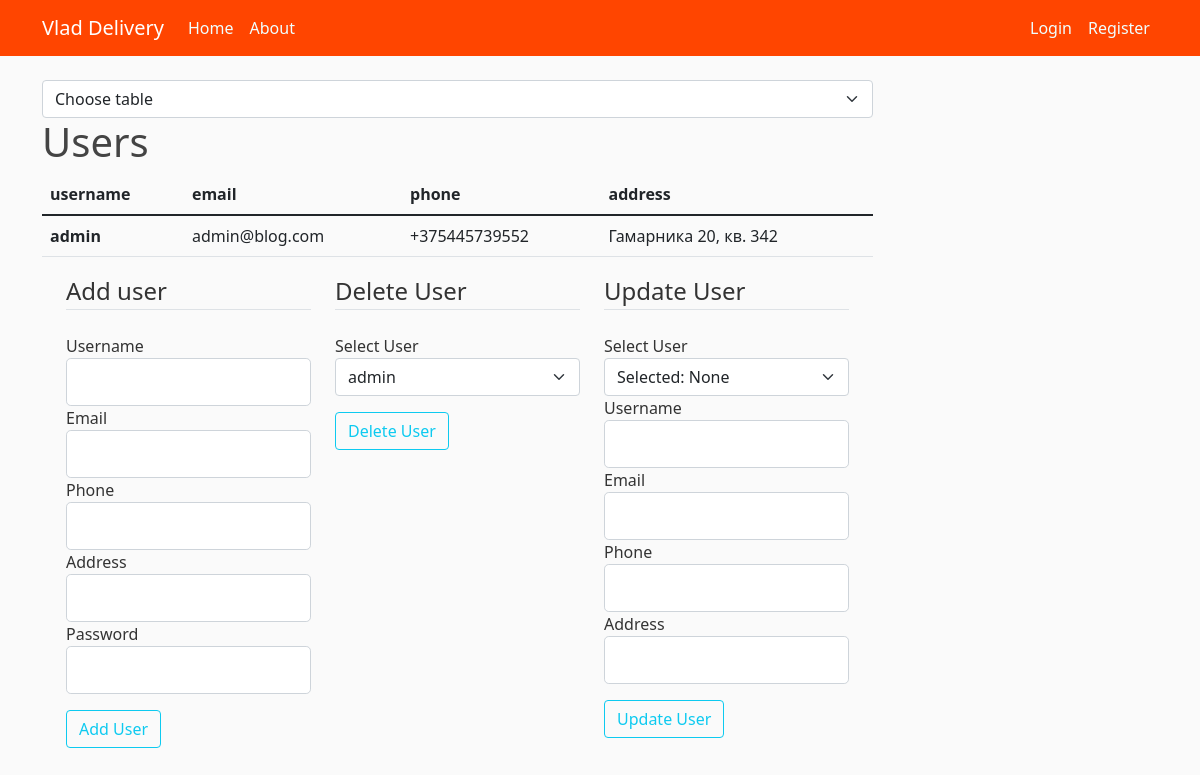
Page /admin_tables/users/ on the committed database.
### bd_project/models.py (models this page shows, shortened)
class BaseModel(Model):
    id = PrimaryKeyField(unique=True)
    class Meta:
        database = db
        order_by = 'id'

class User(BaseModel, UserMixin):
    username = CharField(max_length=20, unique=True, null=False)
    email = CharField(max_length=20, unique=True, null=False)
    phone = CharField(max_length=15, unique=True, null=False)
    address = CharField(max_length=20, null=False)
    password = CharField(max_length=60, null=False)
    class Meta:
        db_table = 'Users'

### bd_project/admin_users_table/routes.py (the view)
@admin_users_table.route('/admin_tables/users/', methods=['GET'])
def users_table():
    selected_username = 'None'
    users, add_form, delete_form, update_form = init_users_forms_and_users()
    delete_form.select_del_user.choices = [(g.id, g.username) for g in users]
    return render_template('admin_pages/table_users.html', title='users', users=users, add_form=add_form,
                           delete_form=delete_form, update_form=update_form, selected_username=selected_username)

### bd_project/admin_users_table/forms.py (shortened to what this page needs)
class AddUserForm(FlaskForm):
    username_add_form = StringField('Username',
                                    validators=[DataRequired(), Length(min=2, max=20)])
    email = StringField('Email',
                        validators=[DataRequired(), Email()])
    phone = StringField('Phone',
                        validators=[DataRequired()])
    address = StringField('Address',
                          validators=[DataRequired()])
    password = PasswordField('Password', validators=[DataRequired()])
    add_submit = SubmitField('Add User')

class DeleteUserForm(FlaskForm):
    select_del_user = SelectField('Select User', coerce=int)
    del_submit = SubmitField('Delete User')

### bd_project/admin_users_table/utils.py (called while the page is built)
def init_users_forms_and_users():
    users = User.select()
    add_form = AddUserForm()
    delete_form = DeleteUserForm()
    update_form = UpdateUserForm()
    return users, add_form, delete_form, update_form

### bd_project/templates/admin_pages/table_users.html (shortened to what this page needs)
{% extends "admin_pages/admin.html" %}
{% block table %}
<body>
<h1>Users</h1>
<table class="table table">
    <thead>
    <tr>
        <th scope="col">username</th>
        <th scope="col">email</th>
        <th scope="col">phone</th>
        <th scope="col">address</th>
    </tr>
    </thead>
    <tbody>
    {% for user in users %}
    <tr>
        <th scope="row">{{ user.username }}</th>
        <td>{{ user.email }}</td>
        <td>{{ user.phone }}</td>
        <td>{{ user.address }}</td>
    </tr>
    {% endfor %}
    </tbody>
</table>
<div class="container">
    <div class="row">
        <div class="col">
            <form method="post" action="{{ url_for('admin_users_table.user_creation') }}">
                <fieldset class="form-group">
                    <legend class="border-bottom mb-4">Add user</legend>
                    <div class="form-group">
                        {{ add_form.username_add_form.label(class="form-control-label") }}
                        {% if add_form.username_add_form.errors %}
                        {{ add_form.username_add_form(class="form-control form-control-lg is-invalid") }}
                        <div class="invalid-feedback">
                            {% for error in add_form.username_add_form.errors %}
                            <span>{{ error }}</span>
                            {% endfor %}
                        </div>
                        {% else %}
                        {{ add_form.username_add_form(class="form-control form-control-lg") }}
                        {% endif %}
                    </div>
                    <div class="form-group">
                        {{ add_form.email.label(class="form-control-label") }}
                        {% if add_form.email.errors %}
                        {{ add_form.email(class="form-control form-control-lg is-invalid") }}
                        <div class="invalid-feedback">
                            {% for error in add_form.email.errors %}
                            <span>{{ error }}</span>
                            {% endfor %}
                        </div>
                        {% else %}
                        {{ add_form.email(class="form-control form-control-lg") }}
                        {% endif %}
                    </div>
                    <div class="form-group">
                        {{ add_form.phone.label(class="form-control-label") }}
                        {% if add_form.phone.errors %}
                        {{ add_form.phone(class="form-control form-control-lg is-invalid") }}
                        <div class="invalid-feedback">
                            {% for error in add_form.phone.errors %}
                            <span>{{ error }}</span>
                            {% endfor %}
                        </div>
                        {% else %}
                        {{ add_form.phone(class="form-control form-control-lg") }}
                        {% endif %}
                    </div>
                    <div class="form-group">
                        {{ add_form.address.label(class="form-control-label") }}
                        {% if add_form.address.errors %}
                        {{ add_form.address(class="form-control form-control-lg is-invalid") }}
                        <div class="invalid-feedback">
                            {% for error in add_form.address.errors %}
                            <span>{{ error }}</span>
                            {% endfor %}
                        </div>
                        {% else %}
                        {{ add_form.address(class="form-control form-control-lg") }}
                        {% endif %}
                    </div>
                    <div class="form-group">
                        {{ add_form.password.label(class="form-control-label") }}
                        {% if add_form.password.errors %}
                        {{ add_form.password(class="form-control form-control-lg is-invalid") }}
                        <div class="invalid-feedback">
                            {% for error in add_form.password.errors %}
                            <span>{{ error }}</span>
                            {% endfor %}
                        </div>
                        {% else %}
                        {{ add_form.password(class="form-control form-control-lg") }}
                        {% endif %}
                    </div>
                    <div class="form-group pt-3">
                        {{ add_form.add_submit(class="btn btn-outline-info") }}
                    </div>
                </fieldset>
            </form>
        </div>
        <div class="col">
            <form method="post" action="{{ url_for('admin_users_table.user_removing') }}">
                <fieldset class="form-group">
                    <legend class="border-bottom mb-4">Delete User</legend>
                    <div class="form-group">
                        {{ delete_form.select_del_user.label(class="form-control-label") }}
                        {{ delete_form.select_del_user(class="form-select") }}
                    </div>
                    <div class="form-group pt-3">
                        {{ delete_form.del_submit(class="btn btn-outline-info") }}
                    </div>
                </fieldset>
            </form>
        </div>
        <div class="col">
            <form method="post" action="">
                <fieldset class="form-group">
                    <legend class="border-bottom mb-4">Update User</legend>
                    <label class="form-control-label">Select User</label>
                    <select class="form-select " onchange="location = this.value;" name="forma">
                        <option selected>Selected: {{ selected_username }}</option>
                    </select>
                    <div class="form-group">
                        {{ update_form.username_update.label(class="form-control-label") }}
                        {% if update_form.username_update.errors %}
                        {{ update_form.username_update(class="form-control form-control-lg is-invalid") }}
                        <div class="invalid-feedback">
                            {% for error in update_form.username_update.errors %}
                            <span>{{ error }}</span>
                            {% endfor %}
                        </div>
                        {% else %}
                        {{ update_form.username_update(class="form-control form-control-lg") }}
                        {% endif %}
                    </div>
                    <div class="form-group">
                        {{ update_form.email_update.label(class="form-control-label") }}
                        {% if update_form.email_update.errors %}
                        {{ update_form.email_update(class="form-control form-control-lg is-invalid") }}
                        <div class="invalid-feedback">
                            {% for error in update_form.email_update.errors %}
                            <span>{{ error }}</span>
                            {% endfor %}
                        </div>
                        {% else %}
                        {{ update_form.email_update(class="form-control form-control-lg") }}
                        {% endif %}
                    </div>
                    <div class="form-group">
                        {{ update_form.phone_update.label(class="form-control-label") }}
                        {% if update_form.phone_update.errors %}
                        {{ update_form.phone_update(class="form-control form-control-lg is-invalid") }}
                        <div class="invalid-feedback">
                            {% for error in update_form.phone_update.errors %}
                            <span>{{ error }}</span>
                            {% endfor %}
                        </div>
                        {% else %}
                        {{ update_form.phone_update(class="form-control form-control-lg") }}
                        {% endif %}
                    </div>
                    <div class="form-group">
                        {{ update_form.address_update.label(class="form-control-label") }}
                        {% if update_form.address_update.errors %}
                        {{ update_form.address_update(class="form-control form-control-lg is-invalid") }}
                        <div class="invalid-feedback">
                            {% for error in update_form.address_update.errors %}
                            <span>{{ error }}</span>
                            {% endfor %}
                        </div>
                        {% else %}
                        {{ update_form.address_update(class="form-control form-control-lg") }}
                        {% endif %}
                    </div>
                    <div class="form-group pt-3">
                        {{ update_form.submit_update(class="btn btn-outline-info") }}
                    </div>
                </fieldset>
            </form>
        </div>
    </div>
</div>
</body>
{% endblock table %}

### bd_project/static/main.css (style rules this page uses)
body { background: #fafafa; color: #333333; margin-top: 5rem; }
h1, h2, h3, h4, h5, h6 { color: #444444; }

### rows in the picture
User: username "admin", email "admin@blog.com", phone "+375445739552", address "Гамарника 20, кв. 342"

### other values in the picture
{{ add_form.username_add_form.label(class="form-control-label") }} "Username"
{{ add_form.email.label(class="form-control-label") }} "Email"
{{ add_form.phone.label(class="form-control-label") }} "Phone"
{{ add_form.address.label(class="form-control-label") }} "Address"
{{ add_form.password.label(class="form-control-label") }} "Password"
{{ delete_form.select_del_user.label(class="form-control-label") }} "Select User"
{{ update_form.username_update.label(class="form-control-label") }} "Username"
{{ update_form.email_update.label(class="form-control-label") }} "Email"
{{ update_form.phone_update.label(class="form-control-label") }} "Phone"
{{ update_form.address_update.label(class="form-control-label") }} "Address"
